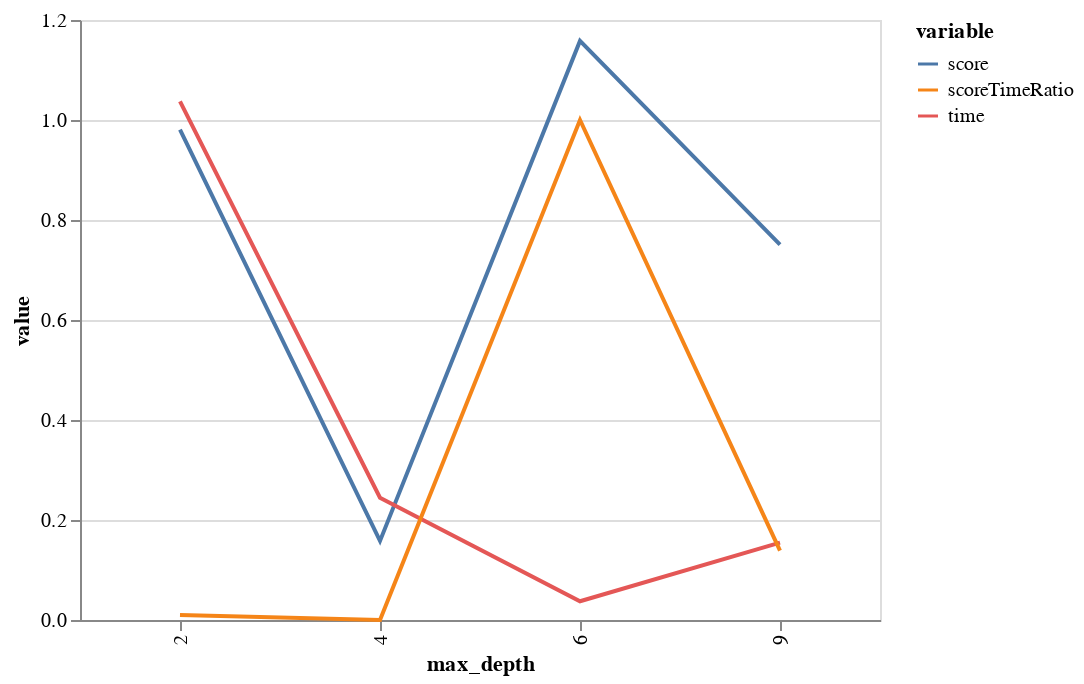

Notebook cell for this chart:
### Code cell
max_depth = bgs.compareValsBaseCase(X, 
                    y, 
                    getForestAccuracy,        
                    rfArgs, 
                    roc_auc_score, 
                    "max_depth", 
                    0, 
                    2, 
                    9)
bgs.showTimeScoreChartAndGraph(max_depth)

### Figure 1 — Vega-Lite specification as saved in the notebook (floating-point values rounded to 4 significant figures)
{"$schema": "https://vega.github.io/schema/vega-lite/v2.4.3.json", "config": {"view": {"height": 300, "width": 400}}, "data": {"values": [{"max_depth": 2, "value": 0.9805, "variable": "score"}, {"max_depth": 9, "value": 0.7506, "variable": "score"}, {"max_depth": 6, "value": 1.158, "variable": "score"}, {"max_depth": 4, "value": 0.1582, "variable": "score"}, {"max_depth": 2, "value": 1.037, "variable": "time"}, {"max_depth": 9, "value": 0.1547, "variable": "time"}, {"max_depth": 6, "value": 0.03745, "variable": "time"}, {"max_depth": 4, "value": 0.2446, "variable": "time"}, {"max_depth": 2, "value": 0.009858, "variable": "scoreTimeRatio"}, {"max_depth": 9, "value": 0.1389, "variable": "scoreTimeRatio"}, {"max_depth": 6, "value": 1, "variable": "scoreTimeRatio"}, {"max_depth": 4, "value": 0, "variable": "scoreTimeRatio"}]}, "encoding": {"color": {"field": "variable", "type": "nominal"}, "x": {"field": "max_depth", "type": "ordinal"}, "y": {"field": "value", "type": "quantitative"}}, "mark": "line", "width": 400}
